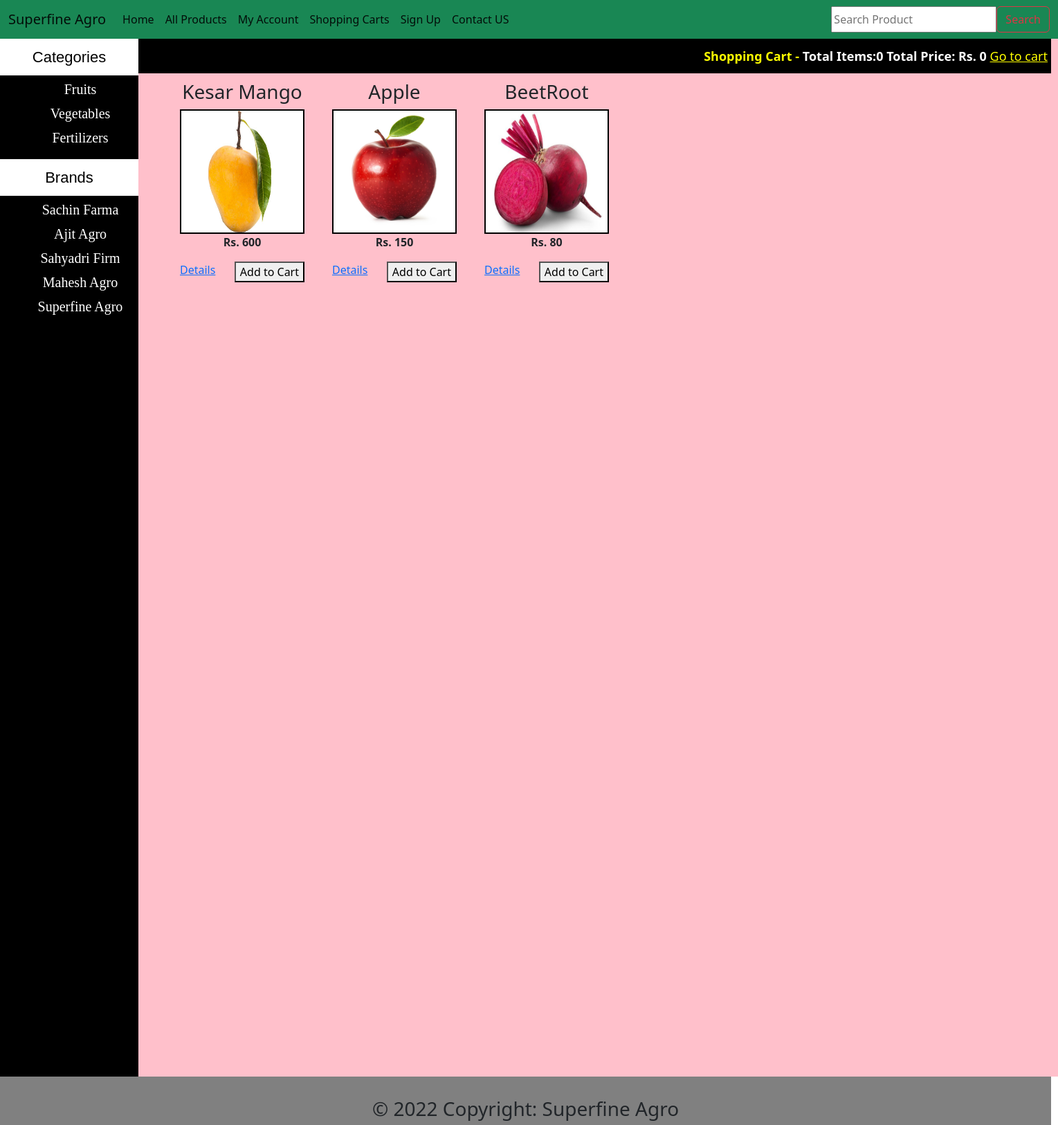
Screenshot of /index.php?brand=3 with the database file from the repository.
### tables this page shows
CREATE TABLE `categories` (
  `cat_id` int(100) NOT NULL,
  `cat_title` varchar(255) NOT NULL
);

CREATE TABLE `brands` (
  `brand_id` int(100) NOT NULL,
  `brand_title` text NOT NULL
);

CREATE TABLE `products` (
  `product_id` int(100) NOT NULL,
  `product_cat` int(100) NOT NULL,
  `product_brand` int(100) NOT NULL,
  `product_title` varchar(200) NOT NULL,
  `product_price` int(100) NOT NULL,
  `product_desc` text NOT NULL,
  `product_image` text NOT NULL,
  `product_keywords` text NOT NULL
);

### functions/functions.php (the view, shortened to what this page needs)
<?php
$con = mysqli_connect("localhost", "root", "", "superfine-agro");
function getIp()
{
    $ip = $_SERVER['REMOTE_ADDR'];
    return $ip;
}
function total_items()
{
    if (isset($_GET['add_cart'])) {
        global $con;
        $ip = getIp();
        $get_items = "select * from cart where ip_add = '$ip'";
        $run_items = mysqli_query($con, $get_items);
        $count_items = mysqli_num_rows($run_items);
    } else {
        global $con;
        $ip = getIp();
        $get_items = "select * from cart where ip_add = '$ip'";
        $run_items = mysqli_query($con, $get_items);
        $count_items = mysqli_num_rows($run_items);
    }
    echo $count_items;
}
function total_price()
{
    $total = 0;
    echo "Rs. " . $total;
}
function getCats()
{
    global $con;
    $get_cats = "select * from categories";
    $run_cats = mysqli_query($con, $get_cats);
    while ($row_cats = mysqli_fetch_array($run_cats)) {
        $cat_id = $row_cats['cat_id'];
        $cat_title = $row_cats['cat_title'];
        echo "<li><a href='index.php?cat=$cat_id'>$cat_title</a></li>";
    }
}
function getBrands()
{
    global $con;
    $get_brands = "select * from brands";
    $run_brands = mysqli_query($con, $get_brands);
    while ($row_brands = mysqli_fetch_array($run_brands)) {
        $brand_id = $row_brands['brand_id'];
        $brand_title = $row_brands['brand_title'];
        echo "<li><a href='index.php?brand=$brand_id'>$brand_title</a></li>";
    }
}
function getBrandPro()
{
    if (isset($_GET['brand'])) {
        $brand_id = $_GET['brand'];
        global $con;
        $get_brand_pro = "select * from products where product_brand='$brand_id'";
        $run_brand_pro = mysqli_query($con, $get_brand_pro);
        while ($row_brand_pro = mysqli_fetch_array($run_brand_pro)) {
            $pro_id = $row_brand_pro['product_id'];
            $pro_title = $row_brand_pro['product_title'];
            $pro_price = $row_brand_pro['product_price'];
            $pro_image = $row_brand_pro['product_image'];
            echo "
                <div id='single_product'>
                    <h3>$pro_title</h3>
                    <img src='admin_area/product_images/$pro_image' width='180' height='180' />
                    <p><b>Rs. $pro_price </b></p>
                <a href='details.php?pro_id=$pro_id' style='float:left;'>Details</a>
                <a herf='details.php?pro_id=$pro_id'><button style='float:right;'>Add to Cart</button></a>
                </div>
        ";
        }
    }
}

### styles/style.css (style rules this page uses)
html, body, div, span, applet, object, iframe, h1, h2, h3, h4, h5, h6, p, blockquote, pre, a, abbr, acronym, address, big, cite, code, del, dfn, em, img, ins, kbd, q, s, samp, small, strike, strong, sub, sup, tt, var, b, u, i, center, dl, dt, dd, ol, ul, li, fieldset, form, label, legend, table, caption, tbody, tfoot, thead, tr, th, td, article, aside, canvas, details, embed, figure, figcaption, footer, header, hgroup, menu, nav, output, ruby, section, summary, time, mark, audio, video { margin: 0; padding: 0; border: 0; vertical-align: baseline; }
body { background-color: pink; }
#cats li { list-style: none; display: block; margin: 5px; }
#cats a { color: white; padding: 8px; margin: 5px; text-align: center; font-size: 20px; text-decoration: none; font-family: comic Sans MS; }
#single_product { float: left; margin-left: 20px; padding: 10px; }
#single_product img { border: 2px solid black; }

### rows the page displays
categories: cat_title "Fruits"
categories: cat_title "Vegetables"
categories: cat_title "Fertilizers"
brands: brand_title "Sachin Farma"
brands: brand_title "Ajit Agro"
brands: brand_title "Sahyadri Firm"
brands: brand_title "Mahesh Agro"
brands: brand_title "Superfine Agro"
products: product_title "Kesar Mango", product_image (picture), product_price "600"
products: product_title "Apple", product_image (picture), product_price "150"
products: product_title "BeetRoot", product_image (picture), product_price "80"

### other values shown
$count_items "0"
$total "0"
